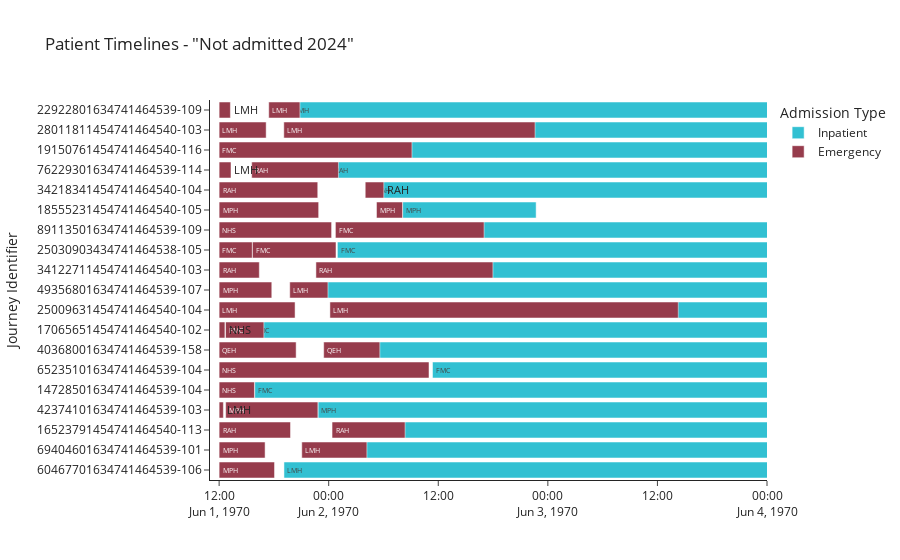

Source (notebook cell):
### Code cell
colors = {'Emergency':'#32C0D2','Acute':'#106EA0','Rehabilitation':'#E0B165','Hospital at Home - Rehab at Home':'#00969E','Maintenance Care':'#963C4C','Palliative Care':'#744EC2'}


colors = {'Emergency':'#32C0D2','Acute':'#106EA0','Rehabilitation':'#E0B165','Emergency':'#00969E','Maintenance Care':'#963C4C','Palliative Care':'#744EC2'}



colors = {'Emergency': '#963C4C', 'Inpatient':'#32C0D2'}

color_dict = {0: to_rgba('#32C0D2', 1),
                1: to_rgba("#E0B165", 1),}

plt.style.use('./CEIH.mplstyle')

fig = px.timeline(journey_df,x_start='Admit Time (Days)',x_end = 'Discharge Time (Days)', color='TYPECODE',y='JOURNEY_ID',template='simple_white',
                  title='Patient Timelines - "Not admitted 2024"',color_discrete_map=colors,range_x=['1970-06-01 11:00','1970-06-04'],text='HOSPITAL',
                  labels={'JOURNEY_ID':'Journey Identifier'}) 



# fig = px.timeline(journey_df,x_start='ADMITDTM',x_end = 'DISCHARGEDTM', color='TYPECODE',color_discrete_map=colors,template='simple_white',
#                   title='Patient Timelines',
#                   labels = {'CARELEVELCODE':'Care Level Code','EPISODEOFCARE':'Episode of Care','GroupType':'Clinical Group','ADMITDTM':'Admit Date','DISCHARGEDTM':'Discharge Date'}) 
#                      #,template="plotly_white")
# "#32C0D2","#106EA0","#E0B165","#00969E","#963C4C","#744EC2","#D9B300","#D64550"
# fig.update(color=colors)
# fig.update_layout(
#     plot_bgcolor='white'
# )
fig.update_layout(legend_title_text='Admission Type')
fig.update_yaxes(autorange="reversed")
fig.update_yaxes()
fig.update_yaxes()
fig.update_traces(insidetextanchor='start')

fig.show()
fig.write_image("patient_timelines_not_admitted_2024.png",width=1200, height=1200, scale=10)
